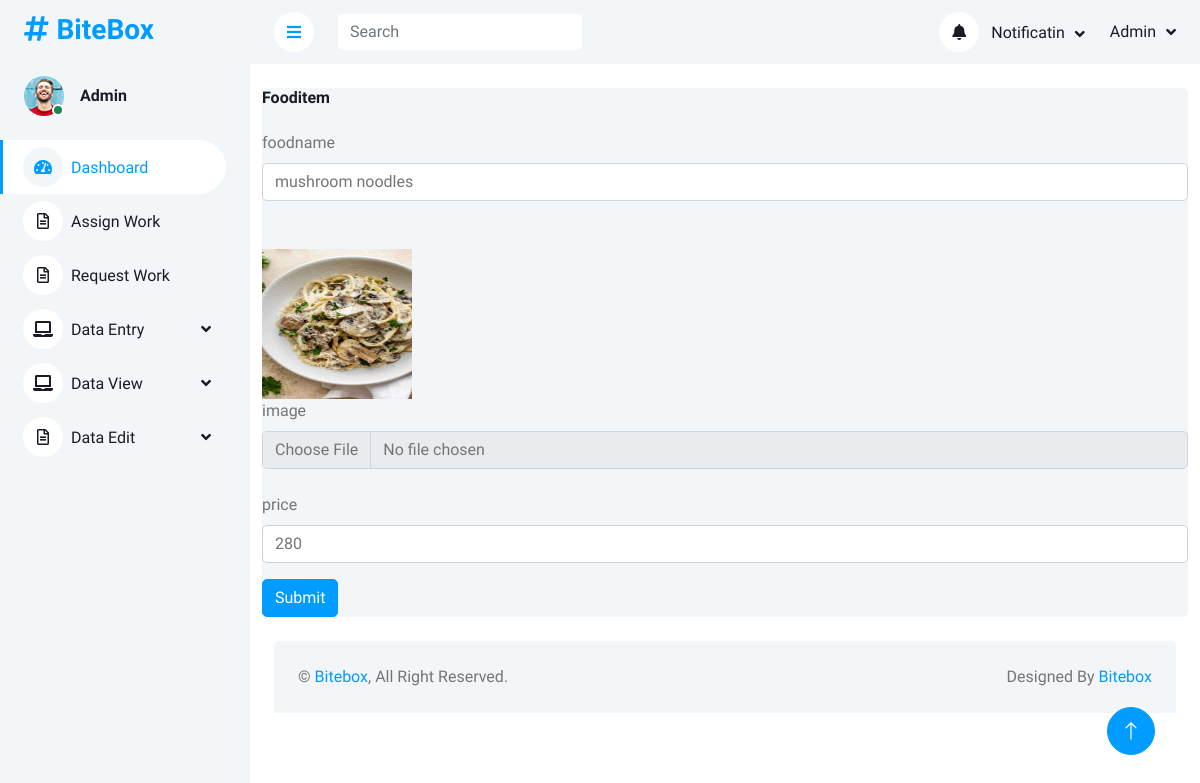
The app's page /Admin/fooditemedit.php?did=3 with its own data.
### tables this page shows
CREATE TABLE IF NOT EXISTS `tbl_fooditem` (
  `foodid` int NOT NULL AUTO_INCREMENT,
  `foodname` varchar(30) NOT NULL,
  `image` varchar(500) NOT NULL,
  `price` decimal(10,0) NOT NULL,
  `categoryid` int NOT NULL,
  `mealtypeid` int NOT NULL,
  PRIMARY KEY (`foodid`)
);

### dboperation.php (called while the page is built, shortened)
<?php
class dboperation
{
    public $con,$res;
    function __construct()
    {
        $this->con=mysqli_connect("localhost","root","","db_bitebox");
    }
    public function executequery($sql)
    {
        $this->res=mysqli_query($this->con,$sql);
        return $this->res;
    }
}
?>

### Admin/fooditemedit.php (the view, shortened to what this page needs)
<?php
include("header.php");
include_once('../dboperation.php');
$obj=new dboperation();
if(isset($_GET["did"]))
{
    $cid=$_GET["did"];
    $sql="select * from tbl_fooditem where foodid='$cid'";
    $res=$obj->executequery ($sql);
    $r=mysqli_fetch_array($res);
}
?>
            <div class="container-fluid pt-4 px-40">
                <div class="row g-12">
                    <div class="col-sm-12 col-xl-12">
                        <div class="bg-light rounded h-100 p-10">
                            <h6 class="mb-4"> Fooditem </h6>
                            <form action="fooditemeditaction.php" method="POST" enctype="multipart/form-data">
                                <div class="mb-3">
                                    <label for="exampleInputEmail1" class="form-label">foodname</label>
                                    <input type="text" name="foodname" class="form-control" id="foodid"
                                        aria-describedby="emailHelp"  value="<?php echo $r["foodname"];?>">
<br>
<br>
                                         <td>
                                                    <img src="../uploads/<?php echo $r['image']; ?> "style="width:150px;height:150px;" />
                                                </td>
                                        <br>
                                     <label for="exampleInputEmail1" class="form-label">image</label>
                                    <input type="file" name="image" class="form-control" id="foodid"
                                        aria-describedby="emailHelp">
                                        <br>
                                         <label for="exampleInputEmail1" class="form-label">price</label>
                                    <input type="text" name="price" class="form-control" id="foodid"
                                        aria-describedby="emailHelp"  value="<?php echo $r["price"];?>">
                                </div>
                                <button type="submit" name="submit" class="btn btn-primary">Submit</button>
                            </form>
                        </div>
                    </div>
                    <?php
  include_once('footer.php');
  ?>

### Admin/css/style.css (style rules this page uses)
:root { --primary: #009CFF; --light: #F3F6F9; --dark: #191C24; }
.btn { transition: .5s; }
.btn.btn-primary { color: #FFFFFF; }

### records on screen
tbl_fooditem: foodname "mushroom noodles", image (picture), price "280"
